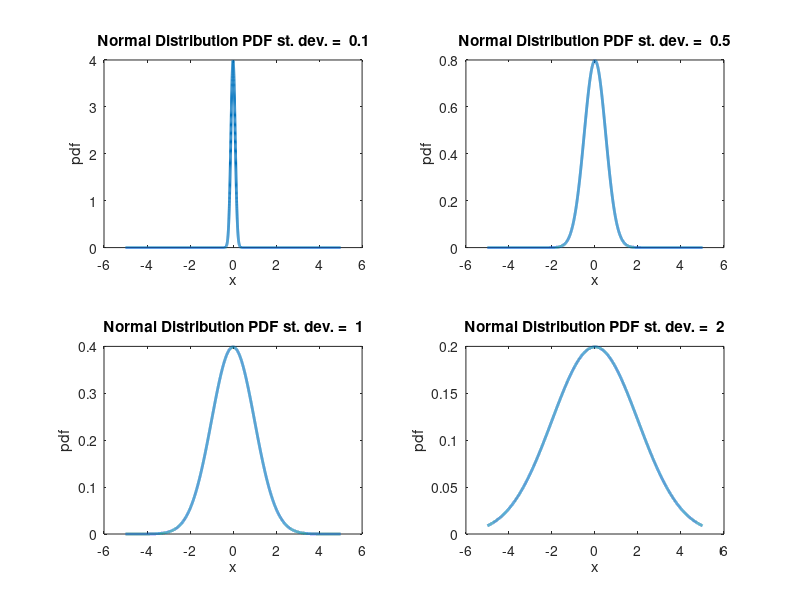
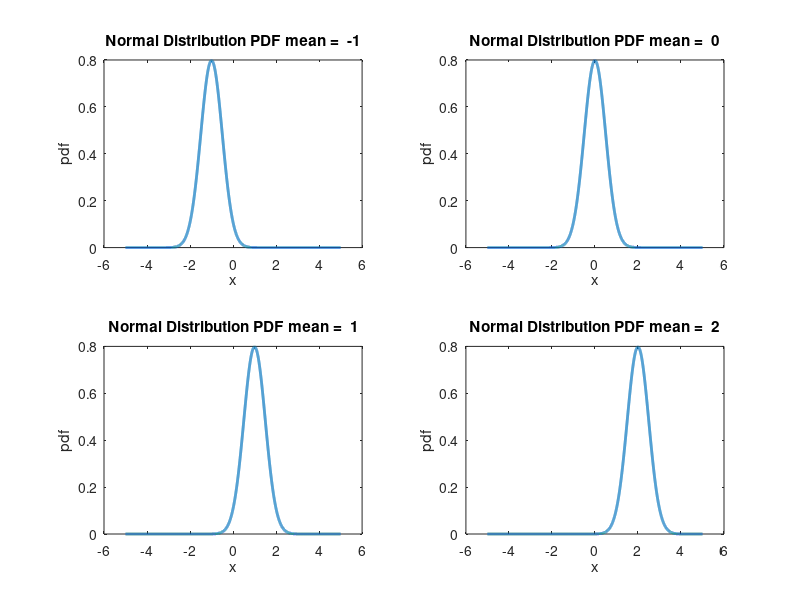

Write MATLAB code to recreate these figures, in order.
clc ;
close all;

pkg load statistics
x = -5:0.001:5 ;

figure;
%Normal Distribution PDF for Varing st. dev.
subplot(2,2,1);
y1 = normpdf(x,0,0.1);
plot(x,y1,"linewidth",2);
xlabel('x');
ylabel('pdf');
title('Normal Distribution PDF st. dev. =  0.1')

subplot(2,2,2);
y2 = normpdf(x,0,0.5);
plot(x,y2,"linewidth",2);
xlabel('x');
ylabel('pdf');
title('Normal Distribution PDF st. dev. =  0.5')

subplot(2,2,3);
y3 = normpdf(x,0,1);
plot(x,y3,"linewidth",2);
xlabel('x');
ylabel('pdf');
title('Normal Distribution PDF st. dev. =  1')

subplot(2,2,4);
y4 = normpdf(x,0,2);
plot(x,y4,"linewidth",2);
xlabel('x');
ylabel('pdf');
title('Normal Distribution PDF st. dev. =  2')

figure;
%Normal Distribution PDF for Varing Mean
subplot(2,2,1);
y1 = normpdf(x,-1,0.5);
plot(x,y1,"linewidth",2);
xlabel('x');
ylabel('pdf');
title('Normal Distribution PDF mean =  -1')

subplot(2,2,2);
y2 = normpdf(x,0,0.5);
plot(x,y2,"linewidth",2);
xlabel('x');
ylabel('pdf');
title('Normal Distribution PDF mean =  0')

subplot(2,2,3);
y3 = normpdf(x,1,0.5);
plot(x,y3,"linewidth",2);
xlabel('x');
ylabel('pdf');
title('Normal Distribution PDF mean =  1')

subplot(2,2,4);
y4 = normpdf(x,2,0.5);
plot(x,y4,"linewidth",2);
xlabel('x');
ylabel('pdf');
title('Normal Distribution PDF mean =  2')